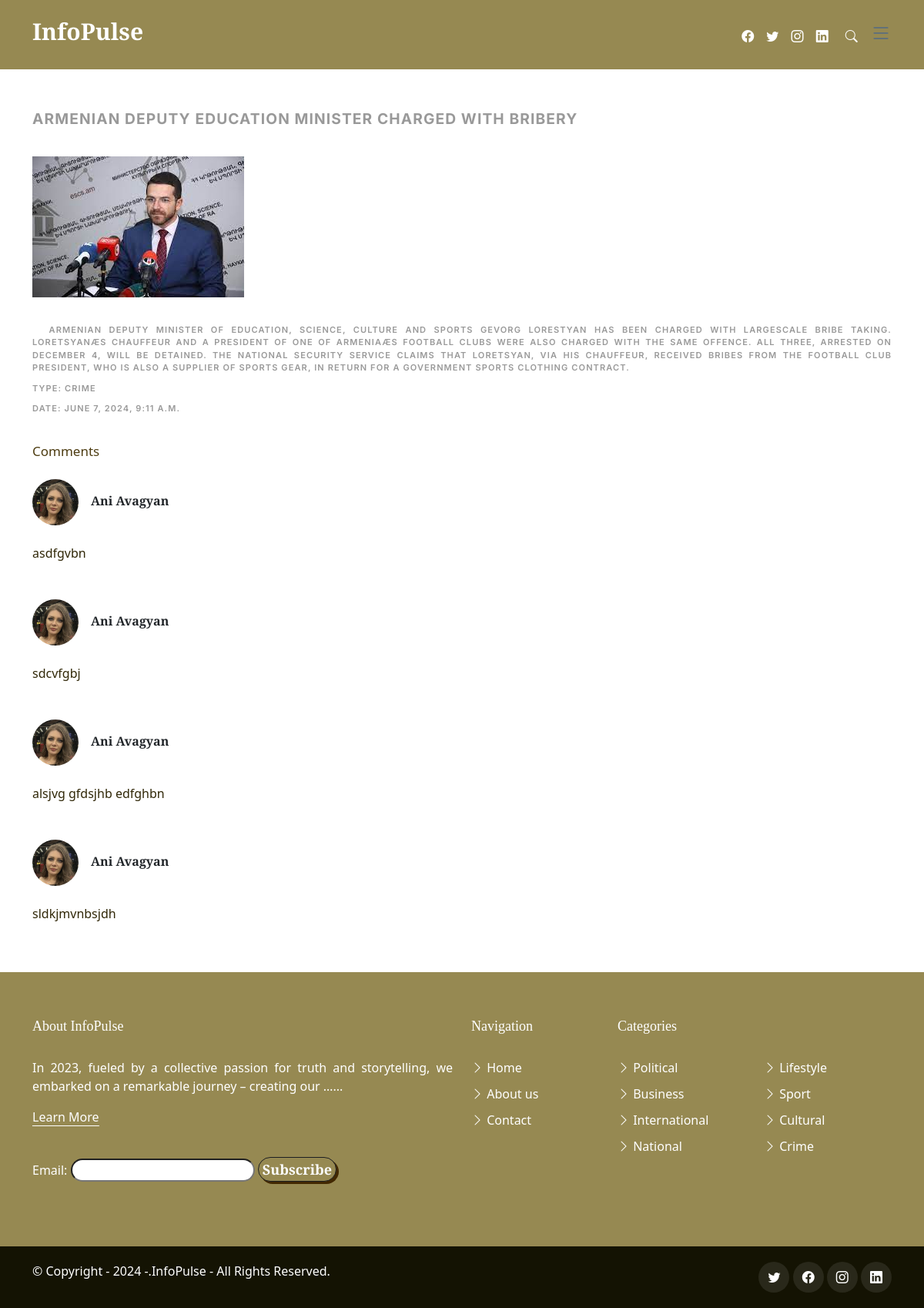
The page /details/1 on the database its author committed.
### core/models.py (models this page shows, shortened)
class News(models.Model):
    NEWS_TYPES = (
        ("1", "Political"),
        ("2", "Business"),
        ("3", "International"),
        ("4","National"),
        ("5","Lifestyle"),
        ("6", "Sport"),
        ("7", "Cultural"),
        ("8", "Crime")
    )
    title = models.CharField(max_length=150)
    description = models.TextField()
    date = models.DateTimeField(auto_now=True)
    news_type = models.CharField(choices=NEWS_TYPES, default="4", max_length=1)
    user = models.ForeignKey(User, on_delete=models.CASCADE)
    image = models.ImageField(upload_to='images/', default=None, null=True, blank=True)
    view_count = models.PositiveIntegerField(default=0)
    def save(self, *args, **kwargs):
        super().save(*args, **kwargs)
        img = Image.open(self.image.path)
        if img.height > 500 or img.width > 700:
            output_size = (500, 700)
            img.thumbnail(output_size)
            img.save(self.image.path)

class NewsComment(models.Model):
    owner = models.ForeignKey(User, on_delete=models.CASCADE)
    news = models.ForeignKey(News, on_delete=models.CASCADE)
    text = models.TextField(max_length=500)

class Info(models.Model):
    app_name = models.CharField(max_length=9)
    about = models.TextField(max_length=1000)
    mission = models.TextField(max_length=1000)
    latest_news_text1 = models.TextField(max_length=1000)
    latest_news_text2 = models.TextField(max_length=1000)
    about_team = models.TextField(max_length=1000)
    pub_date = models.DateTimeField(auto_now_add= True)
    def yearpublished(self):
        current_year = timezone.now().year
        return current_year

### login/models.py (models this page shows, shortened)
class Profile(models.Model):
    user = models.OneToOneField(User, on_delete=models.CASCADE)
    tel = models.CharField(max_length=9, blank=True, null=True)
    address = models.CharField(max_length=100, blank=True, null=True)
    image = models.ImageField(upload_to="images", default=None, null=True, blank=True)
    birthday = models.DateField(default=None, blank=True, null=True)

### core/views.py (the view)
# urls.py: path("details/<int:pk>", NewsDetails.as_view(), name="news_details"),
class NewsDetails(DetailView):
    model = News
    context_object_name = "news"
    template_name = "news-detail.html"
    def get_context_data(self, **kwargs):
        data = super().get_context_data(**kwargs)
        comment_form = NewsCommentForm()
        data['comment_form'] = NewsCommentForm
        data['comments'] = NewsComment.objects.filter(news=data["news"])
        info_instance = Info.objects.all()
        data['info'] = info_instance
        return data
    def get(self, request: HttpRequest, *args, **kwargs):
        self.object = self.get_object()
        self.object.view_count += 1
        self.object.save()
        context = self.get_context_data(object=self.object)
        return self.render_to_response(context)

### login/models.py (called while the page is built)
@property
def user_profile(self):
    return Profile.objects.get_or_create(user=self)[0]

### templates/news-detail.html (shortened to what this page needs)
{% extends 'base_home.html' %}
{% load static %}
{% block bodycontent %}
{% load crispy_forms_tags %}
<section id="posts" class="posts">
    <div class="container" data-aos="fade-up">
        <div class="post-meta" style="text-align: justify; font-weight: bold; font-size: larger;">{{news.title}}</div>
        <div><br></div>
        <div class="post-meta"><img src="{{news.image.url}}" alt="" class="img-fluid"></div>
        <div><br></div>
        <div class="post-meta" style="text-align: justify; float: right;">&emsp; {{news.description}}</div>
        <div><br></div>
        <div class="post-meta">Type: {{news.get_news_type_display}}</div>
        <div class="post-meta">Date: {{news.date}}</div>
        <div><br></div>
        {% if comments %}
          <div style="color:rgb(77, 60, 17); font-size: 17px;">Comments</div>
            {% for comment in comments %}
             <div><br></div>
             <div class="card-body">
              <div class="d-flex flex-start align-items-center">
                {% if comment.owner.profile.image %}
                <img class="rounded-circle shadow-1-strong me-3"
                src="{{comment.owner.profile.image.url}}"
                alt="avatar" width="60" height="60">
                {%else%}
                <img class="rounded-circle shadow-1-strong me-3"
                src="{% static '/assets/img/pp.jpg' %}"
                alt="avatar" width="60" height="60">
                {%endif%}
                <div>
                  <h6 class="fw-bold text-primary mb-1">{{comment.owner.first_name}} {{comment.owner.last_name}}</h6>
                </div>
              </div>
              <div><br></div>
              <div class="comment-body"  style="color: rgb(48, 39, 7);">
                {{comment.text}}
              </div>
              <div><br></div>
            {% endfor %}
        {% endif %}
    </div>
    </div>
</section>
{% endblock %}

### templates/base_home.html (shortened to what this page needs)
{% load static %}
<!DOCTYPE html>
<html lang="en">
<head>
  <link href="{% static 'assets/vendor/bootstrap/css/bootstrap.min.css' %}" rel="stylesheet">
  <link href="{% static 'assets/vendor/bootstrap-icons/bootstrap-icons.css' %}" rel="stylesheet">
  <link href="{% static 'assets/vendor/swiper/swiper-bundle.min.css' %}" rel="stylesheet">
  <link href="{% static 'assets/vendor/glightbox/css/glightbox.min.css' %}" rel="stylesheet">
  <link href="{% static 'assets/vendor/aos/aos.css' %}" rel="stylesheet">
  <link href="{% static 'assets/css/variables.css' %}" rel="stylesheet">
  <link href="{% static 'assets/css/main.css' %}" rel="stylesheet">
</head>
<body>
  <header id="header" class="header d-flex align-items-center fixed-top">
    <div class="container-fluid container-xl d-flex align-items-center justify-content-between">
      <a href="/" class="logo d-flex align-items-center">
        <h1>InfoPulse</h1>
      </a>
      <div class="position-relative">
        <a href="https://www.facebook.com/newsamarm" class="fab fa-1x" style="color: #fff; padding: 6px;"  target="_blank"><span class="bi-facebook"></span></a>
        <a href="https://twitter.com/NEWSamSport" class="fab fa-1x" style="color: #fff; padding: 6px;" target="_blank"><span class="bi-twitter"></span></a>
        <a href="https://www.instagram.com/news.am/" class="fab fa-1x" style="color: #fff; padding: 6px;" target="_blank"><span class="bi-instagram"></span></a>
        <a href="https://www.linkedin.com/in/new-info-033b32179/" class="fab fa-1x" style="color: #fff; padding: 6px;" target="_blank"><i class="bi bi-linkedin"></i></a>
        <a href="#" class="fab fa-1x js-search-open" style="color: #fff; padding: 6px;"><span class="bi-search" style="color: #fff; padding: 6px;"></span></a>
        <i class="bi bi-list mobile-nav-toggle"></i>
      </div>
    </div>
  </header>
  <main id="main">
  {% block bodycontent %}
  {% endblock %}
</main>
  <footer id="footer" class="footer">
    <div class="footer-content">
      <div class="container">
        <div class="row">
          <div class="col-lg-6">
            {% for i in info %}
            <h3 class="footer-heading">About {{i.app_name}}</h3>
            <p style="text-align: justify;">{{i.about | truncatewords:20}}...</p>
            {% endfor %}
            <p><a href="{% url 'about' %}" class="footer-link-more">Learn More</a></p>
            <div class="flex flex-row justify-end space-x-3 py-4">
              <form method="post" action="{% url 'subscribe' %}">
                <label for="email">Email:</label>
                <input type="email" name="email" id="email" required>
                <button type="submit" class="button-74">Subscribe</button>
              </form>
            </div>
          </div>
          <div class="col-6 col-lg-2">
            <h3 class="footer-heading">Navigation</h3>
            <ul class="footer-links list-unstyled">
              <li><a href="/"><i class="bi bi-chevron-right"></i> Home</a></li>
              <li><a href="{% url 'about' %}"><i class="bi bi-chevron-right"></i> About us</a></li>
              <li><a href="{% url 'contact' %}"><i class="bi bi-chevron-right"></i> Contact</a></li>
            </ul>
          </div>
          <div class="col-6 col-lg-2">
            <h3 class="footer-heading">Categories</h3>
            <ul class="footer-links list-unstyled">
              <li><a href="../../?news_type=1"><i class="bi bi-chevron-right"></i> Political</a></li>
              <li><a href="../../?news_type=2"><i class="bi bi-chevron-right"></i> Business</a></li>
              <li><a href="../../?news_type=3"><i class="bi bi-chevron-right"></i> International</a></li>
              <li><a href="../../?news_type=4"><i class="bi bi-chevron-right"></i> National</a></li>
            </ul>
          </div>
          <div class="col-6 col-lg-2">
            <h3 class="footer-heading"><br></h3>
            <ul class="footer-links list-unstyled">
              <li><a href="../../?news_type=5"><i class="bi bi-chevron-right"></i> Lifestyle</a></li>
              <li><a href="../../?news_type=6"><i class="bi bi-chevron-right"></i> Sport</a></li>
              <li><a href="../../?news_type=7"><i class="bi bi-chevron-right"></i> Cultural</a></li>
              <li><a href="../../?news_type=8"><i class="bi bi-chevron-right"></i> Crime</a></li>
            </ul>
          </div>
        </div>
        </div>
    </div>
    <div class="footer-legal">
      <div class="container">
        <div class="row justify-content-between">
          <div class="col-md-6 text-center text-md-start mb-3 mb-md-0">
            <div class="copyright">
              {% for i in info %}
              © Copyright <strong><span>- {{i.yearpublished}} -</span></strong>.<strong><span>{{i.app_name}}</span></strong> - All Rights Reserved.
              {% endfor %}
            </div>
          </div>
          <div class="col-md-6">
            <div class="social-links mb-3 mb-lg-0 text-center text-md-end">
              <a href="https://twitter.com/NEWSamSport" class="twitter" target="_blank"><i class="bi bi-twitter"></i></a>
              <a href="https://www.facebook.com/newsamarm" class="facebook" target="_blank"><i class="bi bi-facebook"></i></a>
              <a href="https://www.instagram.com/news.am/" class="instagram" target="_blank"><i class="bi bi-instagram"></i></a>
              <a href="https://www.linkedin.com/in/new-info-033b32179/" class="linkedin" target="_blank"><i class="bi bi-linkedin"></i></a>
            </div>
          </div>
        </div>
      </div>
    </div>
  </footer>
</body>
</html>

### static/assets/css/variables.css (style rules this page uses)
:root { --font-default: 'EB Garamond', system-ui, -apple-system, "Segoe UI", Roboto, "Helvetica Neue", Arial, "Noto Sans", "Liberation Sans", sans-serif, "Apple Color Emoji", "Segoe UI Emoji", "Segoe UI Symbol", "Noto Color Emoji"; --font-primary: 'EB Garamond', serif; --font-secondary: 'Inter', sans-serif; --color-default: #212529; --color-default-rgb: 33, 37, 41; --color-links: #212529; --color-links-hover: #15171a; --color-primary: #212529; --color-primary-light: #26282c; --color-primary-dark: #0b0c0e; --color-primary-rgb: 33, 37, 41; --color-primary-light-rgb: 38, 40, 44; --color-primary-dark-rgb: 11, 12, 14; --color-secondary: #596d80; --color-secondary-light: #8498aa; --color-secondary-dark: #404f5c; --color-secondary-rgb: 89, 109, 128; --color-secondary-light-rgb: 132, 152, 170; --color-secondary-dark-rgb: 64, 79, 92; --color-blue: #0d6efd; --color-blue-rgb: 13, 110, 253; --color-indigo: #6610f2; --color-indigo-rgb: 102, 16, 242; --color-purple: #6f42c1; --color-purple-rgb: 111, 66, 193; --color-pink: #f3268c; --color-pink-rgb: 243, 38, 140; --color-red: #df1529; --color-red-rgb: 223, 21, 4; --color-orange: #fd7e14; --color-orange-rgb: 253, 126, 20; --color-yellow: #ffc107; --color-yellow-rgb: 255, 193, 7; --color-green: #059652; --color-green-rgb: 5, 150, 82; --color-teal: #20c997; --color-teal-rgb: 32, 201, 151; --color-cyan: #0dcaf0; --color-cyan-rgb: 13, 202, 240; --color-white: #ffffff; --color-white-rgb: 255, 255, 255; --color-gray: #6c757d; --color-gray-rgb: 108, 117, 125; --color-black: #000000; --color-black-rgb: 0, 0, 0; }
:root { --bs-blue: var(--color-blue); --bs-indigo: var(--color-indigo); --bs-purple: var(--color-purple); --bs-pink: var(--color-pink); --bs-red: var(--color-red); --bs-orange: var(--color-orange); --bs-yellow: var(--color-yellow); --bs-green: var(--color-green); --bs-teal: var(--color-teal); --bs-cyan: var(--color-cyan); --bs-white: var(--color-white); --bs-gray: var(--color-gray); --bs-gray-dark: #343a40; --bs-gray-100: #f8f9fa; --bs-gray-200: #e9ecef; --bs-gray-300: #dee2e6; --bs-gray-400: #ced4da; --bs-gray-500: #adb5bd; --bs-gray-600: #6c757d; --bs-gray-700: #495057; --bs-gray-800: #343a40; --bs-gray-900: #212529; --bs-primary: var(--color-blue); --bs-secondary: var(--color-blue); --bs-success: #198754; --bs-info: #0dcaf0; --bs-warning: #ffc107; --bs-danger: #dc3545; --bs-light: #f8f9fa; --bs-dark: #212529; --bs-primary-rgb: var(--color-primary-rgb); --bs-secondary-rgb: var(--color-secondary-rgb); --bs-success-rgb: 25, 135, 84; --bs-info-rgb: 13, 202, 240; --bs-warning-rgb: 255, 193, 7; --bs-danger-rgb: 220, 53, 69; --bs-light-rgb: 248, 249, 250; --bs-dark-rgb: 33, 37, 41; --bs-white-rgb: var(--color-white-rgb); --bs-black-rgb: var(--color-black-rgb); --bs-body-color-rgb: var(--color-default-rgb); --bs-body-bg-rgb: 255, 255, 255; --bs-font-sans-serif: var(--font-default); --bs-font-monospace: SFMono-Regular, Menlo, Monaco, Consolas, "Liberation Mono", "Courier New", monospace; --bs-gradient: linear-gradient(180deg, rgba(255, 255, 255, 0.15), rgba(255, 255, 255, 0)); --bs-body-font-family: var(--font-default); --bs-body-font-size: 1rem; --bs-body-font-weight: 400; --bs-body-line-height: 1.5; --bs-body-color: var(--color-default); --bs-body-bg: #fff; }

### rows shown on the page
News: title "ARMENIAN DEPUTY EDUCATION MINISTER CHARGED WITH BRIBERY", image (picture), description "ARMENIAN DEPUTY MINISTER OF EDUCATION, SCIENCE, CULTURE AND SPORTS GEVORG LORESTYAN HAS BEEN CHARGED WITH LARGESCALE BRIBE TAKING. LORETSYANÆS CHAUFFEUR AND A PRESIDENT OF ONE OF ARMENIAÆS FOOTBALL CLUBS WERE ALSO CHARGED WITH THE SAME OFFENCE. ALL THREE, ARRESTED ON DECEMBER 4, WILL BE DETAINED. THE NATIONAL SECURITY SERVICE CLAIMS THAT LORETSYAN, VIA HIS CHAUFFEUR, RECEIVED BRIBES FROM THE FOOTBALL CLUB PRESIDENT, WHO IS ALSO A SUPPLIER OF SPORTS GEAR, IN RETURN FOR A GOVERNMENT SPORTS CLOTHING CONTRACT.", news_type "CRIME", date "JUNE 7, 2024, 9:11 A.M."
NewsComment: owner.profile.image (picture), owner.first_name "Ani", owner.last_name "Avagyan", text "asdfgvbn"
NewsComment: owner.profile.image (picture), owner.first_name "Ani", owner.last_name "Avagyan", text "sdcvfgbj"
NewsComment: owner.profile.image (picture), owner.first_name "Ani", owner.last_name "Avagyan", text "alsjvg gfdsjhb edfghbn"
NewsComment: owner.profile.image (picture), owner.first_name "Ani", owner.last_name "Avagyan", text "sldkjmvnbsjdh"
Info: app_name "InfoPulse", about "In 2023, fueled by a collective passion for truth and storytelling, we embarked on a remarkable journey – creating our …", yearpublished "2024"
